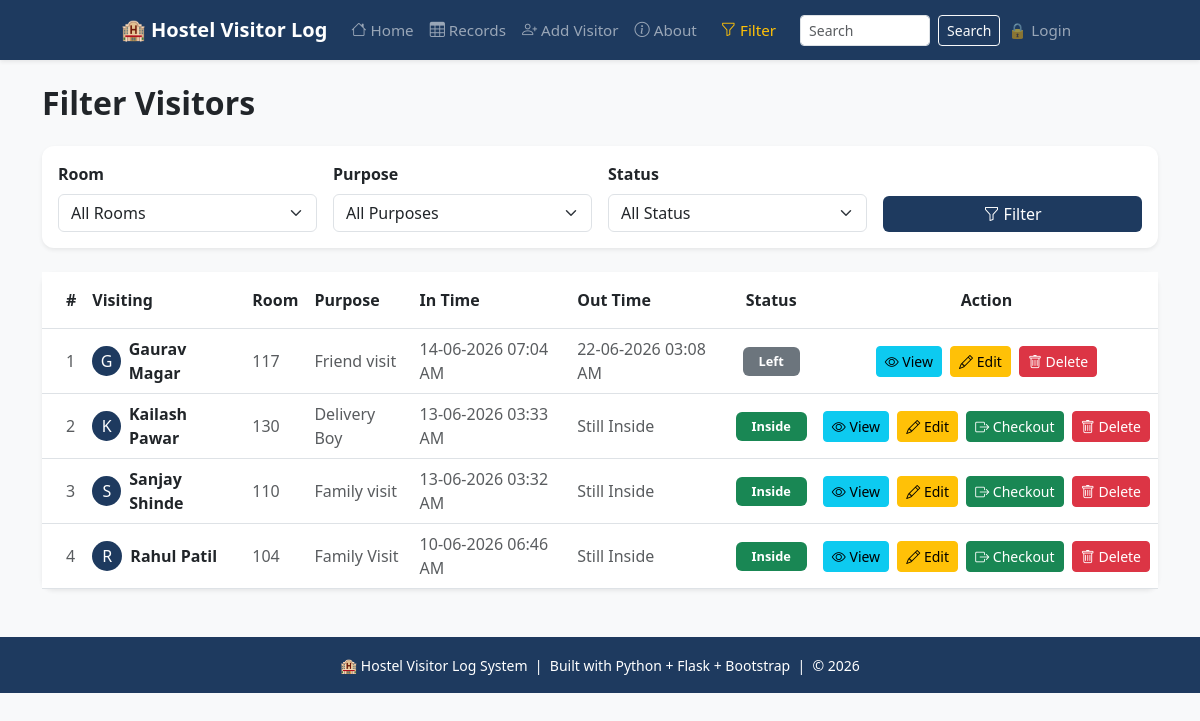
The app's page /filter with its own data.
### tables this page shows
CREATE TABLE visitors (
            id INTEGER PRIMARY KEY AUTOINCREMENT,
            visitor_name TEXT NOT NULL,
            student_name TEXT NOT NULL,
            room_number TEXT NOT NULL,
            purpose TEXT NOT NULL,
            in_time TEXT NOT NULL,
            out_time TEXT NOT NULL DEFAULT 'Still Inside',
            status TEXT DEFAULT 'Inside'
        );

### app.py (the view)
@app.route('/filter')
def filter_page():
    room = request.args.get('room')
    purpose = request.args.get('purpose')
    status = request.args.get('status')
    conn = get_db()
    query = "SELECT * FROM visitors WHERE 1=1"
    params = []
    if room:
        query += ' AND room_number = ?'
        params.append(room)
    if purpose:
        query += ' AND purpose = ?'
        params.append(purpose)
    if status:
        query += ' AND status = ?'
        params.append(status)
    query += ' ORDER BY in_time DESC'
    visitors = conn.execute(query, params).fetchall()
    rooms = conn.execute('SELECT DISTINCT room_number FROM visitors ORDER BY room_number').fetchall()
    purposes = conn.execute('SELECT DISTINCT purpose FROM visitors ORDER BY purpose').fetchall()
    conn.close()
    return render_template(
        'filter.html',
        visitors=visitors,
        rooms=rooms,
        purposes=purposes,
        selected_room=room,
        selected_purpose=purpose,
        selected_status=status
    )

### app.py (called while the page is built)
def get_db():
    conn = sqlite3.connect('database.db')
    conn.row_factory = sqlite3.Row
    return conn

@app.context_processor
def inject_user():
    return dict(current_user=session.get('username'))

### templates/filter.html (shortened to what this page needs)
{% extends 'base.html' %}
{% block content %}
<h2 class="fw-bold mb-4">Filter Visitors</h2>
<div class="card mb-4 shadow-sm">
    <div class="card-body">
        <form method="GET" action="{{ url_for('filter_page') }}">
            <div class="row g-3 align-items-end">
                <div class="col-md-3">
                    <label class="form-label fw-bold">Room</label>
                    <select name="room" class="form-select">
                        <option value="">All Rooms</option>
                    </select>
                </div>
                <div class="col-md-3">
                    <label class="form-label fw-bold">Purpose</label>
                    <select name="purpose" class="form-select">
                        <option value="">All Purposes</option>
                    </select>
                </div>
                <div class="col-md-3">
                    <label class="form-label fw-bold">Status</label>
                    <select name="status" class="form-select">
                        <option value="">All Status</option>
                    </select>
                </div>
                <div class="col-md-3">
                    <button type="submit" class="btn btn-brand w-100"><i class="bi bi-funnel"></i> Filter</button>
                </div>
            </div>
        </form>
    </div>
</div>
{% if visitors %}
<div class="card shadow-sm">
    <div class="card-body p-0">
        <div class="table-responsive">
            <table class="table table-hover mb-0">
                <thead style="background-color: #1e3a5f; color:white;">
                    <tr>
                        <th class="py-3 ps-4">#</th>
                        <th class="py-3">Visiting</th>
                        <th class="py-3">Room</th>
                        <th class="py-3">Purpose</th>
                        <th class="py-3">In Time</th>
                        <th class="py-3">Out Time</th>
                        <th class="py-3 text-center">Status</th>
                        <th class="py-3 text-center">Action</th>
                    </tr>
                </thead>
                <tbody>
                    {% for visitor in visitors %}
                    <tr class="align-middle">
                        <td class="ps-4 text-muted">
                            {{ loop.index }}
                        </td>
                        <td>
                            <div class="d-flex align-items-center">
                                <div class="rounded-circle d-flex justify-content-center align-items-center me-2"
                                     style="width:30px; height:30px; background-color:#1e3a5f; color:white;">
                                    {{ visitor['visitor_name'][0] }}
                                </div>
                                <span class="fw-bold">{{ visitor['visitor_name'] }}</span>
                            </div>
                        </td>
                        <td class="text-muted">{{ visitor['room_number'] }}</td>
                        <td class="text-muted">{{ visitor['purpose'] }}</td>
                        <td class="text-muted">{{ visitor['in_time'] }}</td>
                        <td class="text-muted">
                            {% if visitor['out_time'] %}
                                {{ visitor['out_time'] }}
                            {% else %}
                                -
                            {% endif %}
                        </td>
                        <td class="text-center">
                            {% if visitor['status'] == 'Inside' %}
                                <span class="badge bg-success px-3 py-2">
                                    Inside
                                </span>
                            {% else %}
                                <span class="badge bg-secondary px-3 py-2">
                                    Left
                                </span>
                            {% endif %}
                        </td>
                        <td class="text-center" style="white-space: nowrap;">
                            <a href="{{ url_for('details', id=visitor['id']) }}"
                               class="btn btn-sm btn-info me-1">
                                <i class="bi bi-eye"></i> View
                            </a>
                            <a href="{{ url_for('edit_visitor', id=visitor['id']) }}"
                               class="btn btn-sm btn-warning me-1">
                                <i class="bi bi-pencil"></i> Edit
                            </a>
                            {% if visitor['status'] == 'Inside' %}
                            <form action="{{ url_for('checkout_visitor', id=visitor['id']) }}" method="POST" style="display:inline;">
                                <button type="submit" class="btn btn-sm btn-success me-1"
                                        onclick="return confirm('Checkout {{ visitor['visitor_name'] }}?')">
                                    <i class="bi bi-box-arrow-right"></i> Checkout
                                </button>
                            </form>
                            {% endif %}
                            <form action="{{ url_for('delete_visitor', id=visitor['id']) }}" method="POST" style="display:inline;">
                                <button type="submit" class="btn btn-sm btn-danger"
                                        onclick="return confirm('Are you sure you want to delete this record?');">
                                    <i class="bi bi-trash"></i> Delete
                                </button>
                            </form>
                        </td>
                    </tr>
                    {% endfor %}
                </tbody>
            </table>
        </div>
    </div>
</div>
{% else %}
<div class="alert alert-info mt-4" role="alert">
    No visitor records found for the selected filter.
</div>
{% endif %}
{% endblock %}

### templates/base.html (style rules this page uses)
:root { --brand: #1e3a5f; }
body { background-color: #f8f9fa; }
.btn-brand { background-color: var(--brand); color: white; border: none; }
.card { border: none; border-radius: 12px; box-shadow: 0 2px 8px rgba(0,0,0,0.08); transition: transform 0.2s, box-shadow 0.2s; }
.badge { font-size: 0.8rem; }

### records on screen
visitors: visitor_name "G", visitor_name "Gaurav Magar", room_number "117", purpose "Friend visit", in_time "14-06-2026 07:04 AM", out_time "22-06-2026 03:08 AM", status "Left"
visitors: visitor_name "K", visitor_name "Kailash Pawar", room_number "130", purpose "Delivery Boy", in_time "13-06-2026 03:33 AM", out_time "Still Inside", status "Inside"
visitors: visitor_name "S", visitor_name "Sanjay Shinde", room_number "110", purpose "Family visit", in_time "13-06-2026 03:32 AM", out_time "Still Inside", status "Inside"
visitors: visitor_name "R", visitor_name "Rahul Patil", room_number "104", purpose "Family Visit", in_time "10-06-2026 06:46 AM", out_time "Still Inside", status "Inside"
